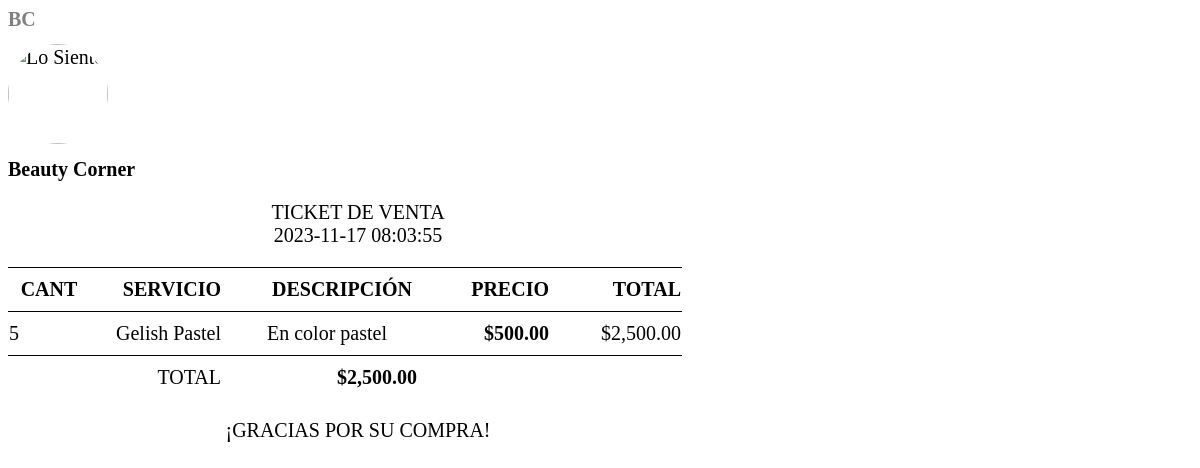
Screenshot of /imprimirTicket.php?id=13 with the database file from the repository.
### tables this page shows
CREATE TABLE `ventas` (
  `id` bigint(20) UNSIGNED NOT NULL,
  `fecha` datetime NOT NULL,
  `total` decimal(7,2) DEFAULT NULL
);

CREATE TABLE `servicios_vendidos` (
  `id` bigint(20) UNSIGNED NOT NULL,
  `id_servicio` bigint(20) UNSIGNED NOT NULL,
  `cantidad` bigint(20) UNSIGNED NOT NULL,
  `id_venta` bigint(20) UNSIGNED NOT NULL
);

CREATE TABLE `servicios` (
  `id` int(11) NOT NULL,
  `nomServicio` varchar(100) NOT NULL,
  `descripcion` varchar(100) NOT NULL,
  `idempleado` varchar(50) NOT NULL,
  `direccion` varchar(100) NOT NULL,
  `telefono` int(10) NOT NULL,
  `precio` decimal(10,2) NOT NULL,
  `iva` decimal(10,2) NOT NULL,
  `disponible` int(11) NOT NULL
);

### imprimirTicket.php (the view, shortened to what this page needs)
<?php
$id = $_GET["id"];
include_once "base_de_datos.php";
$sentencia = $base_de_datos->prepare("SELECT id, fecha, total FROM ventas WHERE id = ?");
$sentencia->execute([$id]);
$venta = $sentencia->fetchObject();
$setenciaservicios = $base_de_datos->prepare("SELECT v.nomservicio, v.descripcion, v.precio, vv.cantidad
FROM servicios v
INNER JOIN
servicios_vendidos vv
ON v.id = vv.id_servicio
WHERE vv.id_venta = ?");
$setenciaservicios->execute([$id]);
$servicios = $setenciaservicios->fetchAll();
?>
<body>
    <div class="ticket">
        <h1 style="color: gray;">BC</h1>
        <img src="logo.png" alt="Lo Siento">
        <h1>Beauty Corner</h1>
        <p class="centrado">TICKET DE VENTA
            <br><?php echo $venta->fecha; ?>
        </p>
        <table>
            <thead>
                <tr>
                    <th class="servicio">CANT</th>
                    <th class="precio">SERVICIO</th>
                    <th class="cantidad">DESCRIPCIÓN</th>
                    <th class="precio">PRECIO</th>
                    <th class="precio">TOTAL</th>
                </tr>
            </thead>
            <tbody>
                <?php
                $total = 0;
                foreach ($servicios as $servicio) {
                    $subtotal = $servicio->precio * $servicio->cantidad;
                    $total += $subtotal;
                ?>
                    <tr>
                        <td class="servicio"><?php echo $servicio->cantidad;  ?></td>
                        <td class="precio"><?php echo $servicio->nomservicio;  ?> </td>
                        <td class="cantidad">  <?php echo $servicio->descripcion;  ?></td>
                        <td class="precio"><strong>$<?php echo number_format($servicio->precio, 2) ?></strong></td>
                        <td class="precio">$<?php echo number_format($subtotal, 2)  ?></td>
                    </tr>
                <?php } ?>
                <tr>
                    <td colspan="2" style="text-align: right;">TOTAL</td>
                    <td class="precio">
                        <strong>$<?php echo number_format($total, 2) ?></strong>
                    </td>
                </tr>
            </tbody>
        </table>
        <p class="centrado">¡GRACIAS POR SU COMPRA!
        </p>
    </div>
</body>

### imprimirTicket.php (style rules this page uses)
* { font-size: 20px; font-family: 'Times New Roman'; }
td, th, tr, table { border-top: 1px solid black; padding-top: 10px; padding-bottom: 10px; border-collapse: collapse; }
td.servicio, th.servicio { width: 80px; max-width: 80px; }
td.cantidad, th.cantidad { padding-left: 45px; width: 150px; max-width: 150px; word-break: break-all; }
td.precio, th.precio { width: 130px; max-width: 130px; word-break: break-all; text-align: right; }
.centrado { text-align: center; align-content: center; }
.ticket { width: 700px; max-width: 700px; }
img { border-radius: 50%; max-width: 100px; width: 100px; }

### rows the page displays
ventas: fecha "2023-11-17 08:03:55"
servicios_vendidos: cantidad "5", id_servicio.nomServicio "Gelish Pastel", id_servicio.descripcion "En color pastel", id_servicio.precio "500.00", subtotal "2,500.00"

### other values shown
$total "2,500.00"
